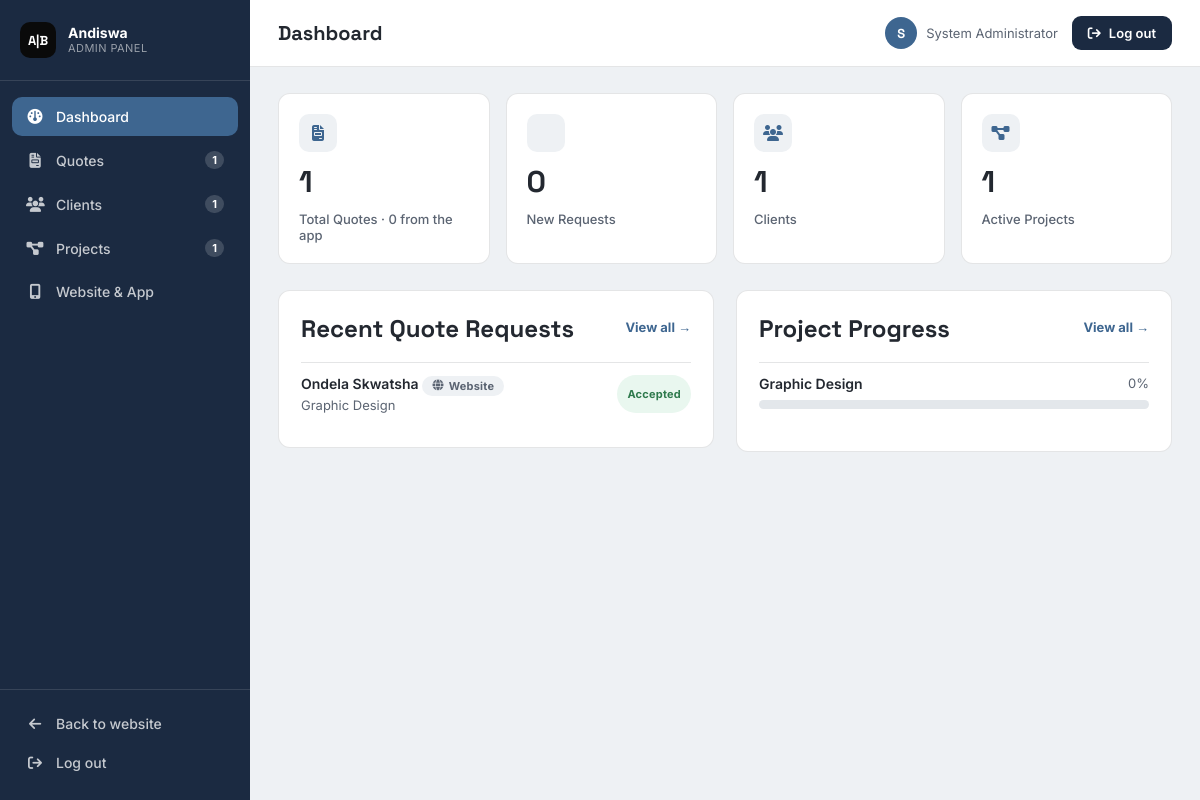
/admin.php (signed in), run on the app's committed database.
### tables this page shows
CREATE TABLE IF NOT EXISTS quotes (
  id INT UNSIGNED NOT NULL AUTO_INCREMENT,
  client_id INT UNSIGNED NULL,
  name VARCHAR(120) NOT NULL,
  email VARCHAR(190) NOT NULL,
  service VARCHAR(150) NOT NULL DEFAULT 'General Enquiry',
  message TEXT NOT NULL,
  source ENUM('website','app') NOT NULL DEFAULT 'website',
  status ENUM('New','Under Review','Accepted','Rejected','Cancelled','Completed') NOT NULL DEFAULT 'New',
  admin_note TEXT NULL,
  created_at TIMESTAMP NOT NULL DEFAULT CURRENT_TIMESTAMP,
  updated_at TIMESTAMP NOT NULL DEFAULT CURRENT_TIMESTAMP ON UPDATE CURRENT_TIMESTAMP,
  PRIMARY KEY (id),
  KEY client_id (client_id),
  KEY status (status),
  KEY email (email),
  KEY source (source),
  CONSTRAINT quotes_ibfk_1 FOREIGN KEY (client_id) REFERENCES users (id) ON DELETE SET NULL
);

CREATE TABLE IF NOT EXISTS projects (
  id INT UNSIGNED NOT NULL AUTO_INCREMENT,
  client_id INT UNSIGNED NOT NULL,
  quote_id INT UNSIGNED NULL,
  title VARCHAR(180) NOT NULL,
  description TEXT NULL,
  status ENUM('Not Started','In Progress','On Hold','Completed','Cancelled') NOT NULL DEFAULT 'Not Started',
  progress TINYINT UNSIGNED NOT NULL DEFAULT 0,
  start_date DATE NULL,
  due_date DATE NULL,
  image_path VARCHAR(255) NULL,
  show_on_services TINYINT(1) NOT NULL DEFAULT 0,
  created_at TIMESTAMP NOT NULL DEFAULT CURRENT_TIMESTAMP,
  updated_at TIMESTAMP NOT NULL DEFAULT CURRENT_TIMESTAMP ON UPDATE CURRENT_TIMESTAMP,
  PRIMARY KEY (id),
  KEY client_id (client_id),
  KEY quote_id (quote_id),
  KEY show_on_services (show_on_services),
  CONSTRAINT projects_ibfk_1 FOREIGN KEY (client_id) REFERENCES users (id) ON DELETE CASCADE,
  CONSTRAINT projects_ibfk_2 FOREIGN KEY (quote_id) REFERENCES quotes (id) ON DELETE SET NULL
);

### config.php (called while the page is built, shortened)
<?php
function e($value): string { return htmlspecialchars((string)$value, ENT_QUOTES, 'UTF-8'); }
function current_user(): ?array { return $_SESSION['user'] ?? null; }

### admin.php (the view, shortened to what this page needs)
<?php
require_once 'config.php'; require_login('admin');
$pdo=db(); $u=current_user();
$quotes=$pdo->query('SELECT q.*,u.username FROM quotes q LEFT JOIN users u ON u.id=q.client_id ORDER BY q.created_at DESC')->fetchAll();
$clients=$pdo->query("SELECT * FROM users WHERE role='client' ORDER BY created_at DESC")->fetchAll();
$projects=$pdo->query('SELECT p.*,u.name client_name,u.email FROM projects p JOIN users u ON u.id=p.client_id ORDER BY p.updated_at DESC')->fetchAll();
$stats=['quotes'=>count($quotes),'new'=>count(array_filter($quotes,fn($q)=>$q['status']==='New')),'clients'=>count($clients),'projects'=>count($projects),'app'=>count(array_filter($quotes,fn($q)=>($q['source']??'website')==='app'))];
$tabTitles = ['dashboard'=>'Dashboard','quotes'=>'Quote Requests','clients'=>'Clients','projects'=>'Projects','settings'=>'Website & App'];
$tab = $_GET['tab'] ?? 'dashboard';
function source_pill(array $q): string {
  return ($q['source'] ?? 'website') === 'app'
    ? '<span class="pill src-app"><i class="fa-solid fa-mobile-screen-button" style="margin-right:5px"></i>Mobile app</span>'
    : '<span class="pill src-web"><i class="fa-solid fa-globe" style="margin-right:5px"></i>Website</span>';
}
function status_class(string $status): string {
  return match($status){
    'New' => 'st-new',
    'Under Review' => 'st-review',
    'Accepted' => 'st-good',
    'Completed' => 'st-good',
    'Rejected' => 'st-bad',
    'Cancelled' => 'st-bad',
    'On Hold' => 'st-review',
    'In Progress' => 'st-review',
    'Not Started' => 'st-new',
    default => 'st-new',
  };
}
?><!doctype html>
<html lang="en">
<head>
<link rel="stylesheet" href="https://cdnjs.cloudflare.com/ajax/libs/font-awesome/6.6.0/css/all.min.css">
</head>
<body>
<div class="shell">
  <aside class="sidebar" id="sidebar">
    <div class="sidebar-brand">
      <span class="mark">A|B</span>
      <span class="label"><strong>Andiswa</strong><span>Admin Panel</span></span>
    </div>
    <nav class="nav-group">
      <a href="?tab=dashboard" class="nav-link<?= $tab==='dashboard'?' active':'' ?>" data-tab="dashboard">
        <i class="fa-solid fa-gauge"></i> Dashboard
      </a>
      <a href="?tab=quotes" class="nav-link<?= $tab==='quotes'?' active':'' ?>" data-tab="quotes">
        <i class="fa-solid fa-file-invoice"></i> Quotes
        <span class="count"><?=e($stats['quotes'])?></span>
      </a>
      <a href="?tab=clients" class="nav-link<?= $tab==='clients'?' active':'' ?>" data-tab="clients">
        <i class="fa-solid fa-users"></i> Clients
        <span class="count"><?=e($stats['clients'])?></span>
      </a>
      <a href="?tab=projects" class="nav-link<?= $tab==='projects'?' active':'' ?>" data-tab="projects">
        <i class="fa-solid fa-diagram-project"></i> Projects
        <span class="count"><?=e($stats['projects'])?></span>
      </a>
      <a href="?tab=settings" class="nav-link<?= $tab==='settings'?' active':'' ?>" data-tab="settings">
        <i class="fa-solid fa-mobile-screen-button"></i> Website &amp; App
      </a>
    </nav>
    <div class="sidebar-foot">
      <a href="index.html"><i class="fa-solid fa-arrow-left"></i> Back to website</a>
      <a href="logout.php"><i class="fa-solid fa-arrow-right-from-bracket"></i> Log out</a>
    </div>
  </aside>
  <div class="main">
    <header class="topbar">
      <div class="topbar-left">
        <h1 id="pageTitle"><?=e($tabTitles[$tab])?></h1>
      </div>
      <div class="topbar-right">
        <div class="admin-chip">
          <span class="avatar"><?=e(strtoupper(substr($u['name'] ?? 'A',0,1)))?></span>
          <span><?=e($u['name'] ?? 'Admin')?></span>
        </div>
        <a href="logout.php" class="logout-btn"><i class="fa-solid fa-arrow-right-from-bracket"></i> <span>Log out</span></a>
      </div>
    </header>
    <main class="content">
      <section class="panel-view<?= $tab==='dashboard'?' active':'' ?>" data-panel="dashboard">
        <div class="cards">
          <div class="stat"><span class="icon"><i class="fa-solid fa-file-invoice"></i></span><strong><?=e($stats['quotes'])?></strong><span>Total Quotes · <?=e($stats['app'])?> from the app</span></div>
          <div class="stat"><span class="icon"><i class="fa-solid fa-sparkles"></i></span><strong><?=e($stats['new'])?></strong><span>New Requests</span></div>
          <div class="stat"><span class="icon"><i class="fa-solid fa-users"></i></span><strong><?=e($stats['clients'])?></strong><span>Clients</span></div>
          <div class="stat"><span class="icon"><i class="fa-solid fa-diagram-project"></i></span><strong><?=e($stats['projects'])?></strong><span>Active Projects</span></div>
        </div>
        <div class="two-col">
          <div class="panel">
            <div class="panel-head">
              <h2>Recent Quote Requests</h2>
              <a href="?tab=quotes" class="nav-link" data-tab="quotes" style="color:var(--tan);padding:0;font-size:13px;font-weight:700;">View all →</a>
            </div>
            <?php if(!$quotes):?><p class="empty">No quote requests yet.</p><?php else: foreach(array_slice($quotes,0,5) as $q):?>
              <div class="mini-row">
                <div><span class="who"><?=e($q['name'])?></span> <?=source_pill($q)?><br><span class="svc"><?=e($q['service'])?></span></div>
                <span class="pill <?=status_class($q['status'])?>"><?=e($q['status'])?></span>
              </div>
            <?php endforeach; endif;?>
          </div>
          <div class="panel">
            <div class="panel-head">
              <h2>Project Progress</h2>
              <a href="?tab=projects" class="nav-link" data-tab="projects" style="color:var(--tan);padding:0;font-size:13px;font-weight:700;">View all →</a>
            </div>
            <?php if(!$projects):?><p class="empty">No projects yet.</p><?php else: foreach(array_slice($projects,0,5) as $p):?>
              <div class="mini-row" style="display:block;">
                <div style="display:flex;justify-content:space-between;">
                  <span class="who"><?=e($p['title'])?></span>
                  <span class="svc"><?=e($p['progress'])?>%</span>
                </div>
                <div class="bar"><span style="width:<?=e($p['progress'])?>%"></span></div>
              </div>
            <?php endforeach; endif;?>
          </div>
        </div>
      </section>
    </main>
  </div>
</div>
</body>
</html>

### data on the page
quotes: status+source "1", status+source "0", name "Ondela Skwatsha", shows "Website", service "Graphic Design", status "Accepted"
projects: title "Graphic Design", progress "0"

### other printed values
$tabTitles[$tab] "Dashboard"
substr($u['name'] ?? 'A',0,1) "S"
$u['name'] "System Administrator"
